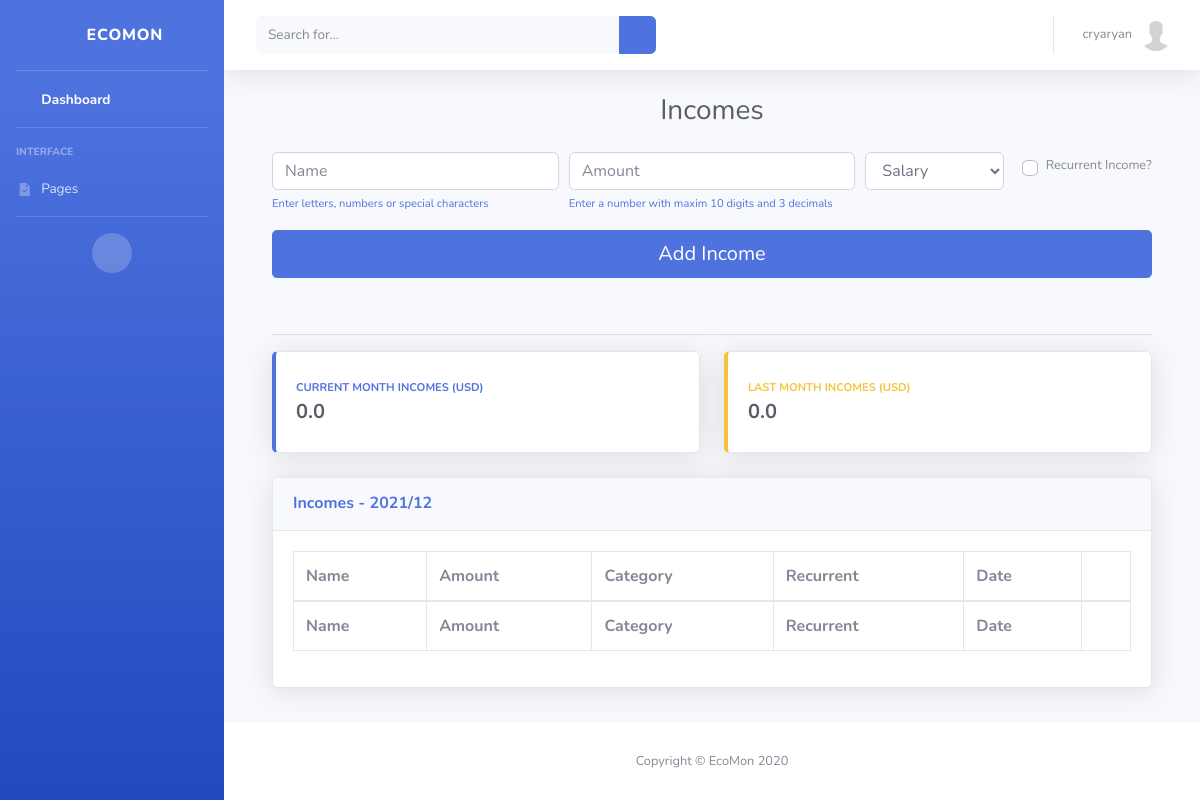
The app's page /users/incomes/ (signed in) with its own data.
### users/models.py (models this page shows, shortened)
class User(AbstractUser):
    email = models.EmailField(_('Email'), null=False, blank=False, unique=True)
    first_name = models.CharField(_('First Name'), max_length=100, null=False, blank=False)
    last_name = models.CharField(_('Last Name'), max_length=100, null=False, blank=False)
    birth_date = models.DateField(_('Birth Date'), auto_now_add=False, null=True, blank=True)
    phone_number = PhoneNumberField(_('Phone Number'), null=True, blank=True, unique=True)
    email_verified = models.BooleanField(_('Email Verified'), default=False)
    marketing_email = models.BooleanField(_('Do not marketing email'), default=False)
    accept_terms_and_conditions = models.BooleanField(_('Accept terms and contidions'), default=False)

class Profile(models.Model):
    class Currency(models.TextChoices):
        AED = 'AED', _('AED')
        AUD = 'AUD', _('AUD')
        BRL = 'BRL', _('BRL')
        CAD = 'CAD', _('CAD')
        CHF = 'CHF', _('CHF')
        CLP = 'CLP', _('CLP')
        CNY = 'CNY', _('CNY')
        COP = 'COP', _('COP')
        CZK = 'CZK', _('CZK')
        DKK = 'DKK', _('DKK')
        EUR = 'EUR', _('EUR')
        GBP = 'GBP', _('GBP')
        HKD = 'HKD', _('HKD')
        HUF = 'HUF', _('HUF')
        IDR = 'IDR', _('IDR')
        ILS = 'ILS', _('ILS')
        INR = 'INR', _('INR')
        JPY = 'JPY', _('JPY')
        KRW = 'KRW', _('KRW')
        MDL = 'MDL', _('MDL')
        MXN = 'MXN', _('MXN')
        MYR = 'MYR', _('MYR')
        NOK = 'NOK', _('NOK')
        NZD = 'NZD', _('NZD')
        PHP = 'PHP', _('PHP')
        PLN = 'PLN', _('PLN')
        RON = 'RON', _('RON')
        RUB = 'RUB', _('RUB')
        SAR = 'SAR', _('SAR')
        SEK = 'SEK', _('SEK')
        SGD = 'SGD', _('SGD')
        THB = 'THB', _('THB')
        TRY = 'TRY', _('TRY')
        TWD = 'TWD', _('TWD')
        USD = 'USD', _('USD')
        ZAR = 'ZAR', _('ZAR')
    user = models.OneToOneField(User, on_delete=models.CASCADE)
    image = models.ImageField(_('Avatar'), default='default.jpg', upload_to='profile_pics')
    description = models.TextField(_('Description'), null=False, blank=True)
    currency = models.CharField(_('Currency'), max_length=3, choices=Currency.choices, default=Currency.USD)
    created_date = models.DateTimeField(_('Created Date/Time'), auto_now_add=True)
    updated_date = models.DateTimeField(_('Updated Date/Time'), auto_now=True)

### users/views.py (the view)
# urls.py: path('incomes/', IncomesCreateListView.as_view(), name='incomes'),
class IncomesCreateListView(LoginRequiredMixin, ObjectCreateListViewMixin):
    form_class = IncomeCreateForm
    model_name = 'Incomes'
    color = 'primary'
    constant = constants.INCOME_OBJECT

### users/forms.py
class IncomeCreateForm(forms.ModelForm):
    name = forms.CharField(max_length=50, label='Name', help_text='Enter letters, numbers or special characters')
    amount = forms.DecimalField(max_digits=10, decimal_places=3, label='Amount', help_text='Enter a number with maxim 10 digits and 3 decimals')
    recurrent = forms.BooleanField(required=False, label='Recurrent?')
    class Meta:
        model = Income
        exclude = [
            'user',
            'created_date'
        ]

### users/utils.py (called while the page is built)
def assembly(obj):
    return round(sum(i.amount for i in obj), 2)

def recurrent_check(user, objs, obj):
    for item in objs:
        if item.created_date.month == 12:
            date = datetime(item.created_date.year + 1, 1, item.created_date.day,
                            item.created_date.hour, item.created_date.minute, item.created_date.second)
        else:
            date = datetime(item.created_date.year, item.created_date.month + 1, item.created_date.day,
                            item.created_date.hour, item.created_date.minute, item.created_date.second)
        try:
            obj.objects.get(
                user=user, created_date=date)
        except:
            obj.objects.create(user=user, name=item.name, amount=item.amount,
                               created_date=date, category=item.category, recurrent=True)

### templates/users/incomes_&_spendings.html (shortened to what this page needs)
{% extends 'users/base.html' %}
{% load widget_tweaks %}
{% block content %}
	<div class="container">
		<form id="form-center" action="" method="POST">
			<div class="form-row">
				<div class="form-group col-md-4">
					{% render_field form.name class="form-control" placeholder=form.name.label %}
					<small class="text-xs font-weight text-primary">{{ form.name.help_text }}</small>
			    </div>
			    <div class="form-group col-md-4">
					{% render_field form.amount class="form-control" placeholder=form.amount.label %}
					<small class="text-xs font-weight text-primary">{{ form.amount.help_text }}</small>
			    </div>
			    <div class="form-group col-md-2">
					{% render_field form.category class="form-control" %}
			    </div>
			    <div class="form-group col-md-2">
					<div class="custom-control custom-checkbox small">
						<label class="custom-control-label ml-2 mt-1" for="recurrentObject">Recurrent {{ title|slice:':-1' }}?</label>
                    </div>
			    </div>
			    <div class="form-group col-md-12">
			    	<input type="submit" class="btn btn-{{ color }} btn-lg btn-block" value="Add {{ title|slice:':-1' }}">
			    </div>
			</div>
		</form>
		<br>
		<hr>
		<div class="row">
			<div class="col-xl-6 col-md-6 mb-4">
		        <div class="card border-left-{{ color }} shadow h-100 py-2">
		            <div class="card-body">
		                <div class="row no-gutters align-items-center">
		                    <div class="col mr-2">
		                        <div class="text-xs font-weight-bold text-{{ color }} text-uppercase mb-1">Current Month {{ title }} ({{ currency }})</div>
		                        <div class="h5 mb-0 font-weight-bold text-gray-800">{% if total_sum %}{{ total_sum }}{% else %}0.0{% endif %}</div>
		                    </div>
		                    <div class="col-auto">
		                        <i class="fas {% if title == 'Incomes' %} fa-wallet {% elif title == 'Spendings' %} fa-credit-card {% endif %} fa-2x text-gray-300"></i>
		                    </div>
		                </div>
		            </div>
		        </div>
		    </div>
		    <div class="col-xl-6 col-md-6 mb-4">
		        <div class="card border-left-warning shadow h-100 py-2">
		            <div class="card-body">
		                <div class="row no-gutters align-items-center">
		                    <div class="col mr-2">
		                        <div class="text-xs font-weight-bold text-warning text-uppercase mb-1">Last Month {{ title }} ({{ currency }})</div>
		                        <div class="h5 mb-0 font-weight-bold text-gray-800">{% if total_sum_last_month %}{{ total_sum_last_month }}{% else %}0.0{% endif %}</div>
		                    </div>
		                    <div class="col-auto">
		                        <i class="fas {% if title == 'Incomes' %} fa-wallet {% elif title == 'Spendings' %} fa-credit-card {% endif %} fa-2x text-gray-300"></i>
		                    </div>
		                </div>
		            </div>
		        </div>
		    </div>
		</div>
		<div class="card shadow mb-4">
		  <div class="card-header py-3">
		  	<h6 class="m-0 font-weight-bold text-{{ color }}">{{ title }} - {{ date|date:"Y/d" }}</h6>
		  </div>
		  <div class="card-body">
		    <div class="table-responsive">
		      <table class="table table-bordered" id="incomesAndSpendingsDataTable" width="100%" cellspacing="0">
		        <thead>
		          <tr>
		            <th>Name</th>
		            <th>Amount</th>
		            <th>Category</th>
		            <th>Recurrent</th>
		            <th>Date</th>
		            <th></th>
		          </tr>
		        </thead>
		        <tfoot>
		          <tr>
		            <th>Name</th>
		            <th>Amount</th>
		            <th>Category</th>
		            <th>Recurrent</th>
		            <th>Date</th>
		            <th></th>
		          </tr>
		        </tfoot>
		      </table>
		    </div>
		  </div>
		</div>
	</div>
{% endblock %}

### templates/users/base.html (shortened to what this page needs)
{% load static %}
<!DOCTYPE html>
<html lang="en">
<head>
    <link href="{% static 'vendor/fontawesome-free/css/all.min.css' %}" rel="stylesheet" type="text/css">
    <link href="{% static 'css/sb-admin-2.min.css' %}" rel="stylesheet">
    <link href="{% static 'vendor/datatables/dataTables.bootstrap4.min.css' %}" rel="stylesheet">
</head>
<body id="page-top">
    <div id="wrapper">
        <ul class="navbar-nav bg-gradient-primary sidebar sidebar-dark accordion" id="accordionSidebar">
            <a class="sidebar-brand d-flex align-items-center justify-content-center" href="{% url 'dashboard' %}">
                <div class="sidebar-brand-icon rotate-n-15">
                    <i class="fas fa-laugh-wink"></i>
                </div>
                <div class="sidebar-brand-text mx-3">EcoMon</div>
            </a>
            <hr class="sidebar-divider my-0">
            <li class="nav-item active">
                <a class="nav-link" href="{% url 'dashboard' %}">
                    <span>Dashboard</span></a>
            </li>
            <hr class="sidebar-divider">
            <div class="sidebar-heading">
                Interface
            </div>
            <li class="nav-item">
                <a class="nav-link collapsed" href="#" data-toggle="collapse" data-target="#collapseTwo"
                    aria-expanded="true" aria-controls="collapseTwo">
                    <i class="fas fa-fw">
                    </i>
                    <span>Pages</span>
                </a>
            </li>
            <hr class="sidebar-divider">
            <div class="text-center d-none d-md-inline">
                <button class="rounded-circle border-0" id="sidebarToggle"></button>
            </div>
        </ul>
        <div id="content-wrapper" class="d-flex flex-column">
            <div id="content">
                <nav class="navbar navbar-expand navbar-light bg-white topbar mb-4 static-top shadow">
                    <form
                        class="d-none d-sm-inline-block form-inline mr-auto ml-md-3 my-2 my-md-0 mw-100 navbar-search">
                        <div class="input-group">
                            <input type="text" class="form-control bg-light border-0 small" placeholder="Search for..."
                                aria-label="Search" aria-describedby="basic-addon2">
                            <div class="input-group-append">
                                <button class="btn btn-primary" type="button">
                                    <i class="fas fa-search fa-sm"></i>
                                </button>
                            </div>
                        </div>
                    </form>
                    <ul class="navbar-nav ml-auto">
                        <li class="nav-item dropdown no-arrow">
                            <a class="nav-link dropdown-toggle" href="#" id="userDropdown" role="button"
                                data-toggle="dropdown" aria-haspopup="true" aria-expanded="false">
                                <span class="mr-2 d-none d-lg-inline text-gray-600 small">{{ user.username }}</span>
                                <img class="img-profile rounded-circle" src="{{ user.profile.image.url }}">
                            </a>
                        </li>
                    </ul>
                </nav>
                <div class="container-fluid">
                    <div class="d-sm-flex align-items-center justify-content-center mb-4">
                        <h1 class="h3 mb-0 text-gray-800">{{ title }}</h1>
                    </div>
                    {% block content %}
                    {% endblock %}
                </div>
            </div>
            <footer class="sticky-footer bg-white">
                <div class="container my-auto">
                    <div class="copyright text-center my-auto">
                        <span>Copyright &copy; EcoMon 2020</span>
                    </div>
                </div>
            </footer>
        </div>
    </div>
</body>
</html>

### records on screen
User: username "cryaryan", profile.image (placeholder picture)
Profile: currency "USD"

### other values on screen
{{ title }} "Incomes"
{{ title|slice:':-1' }} "Income"
{{ title }} "INCOMES"
{{ date|date:"Y/d" }} "2021/12"
